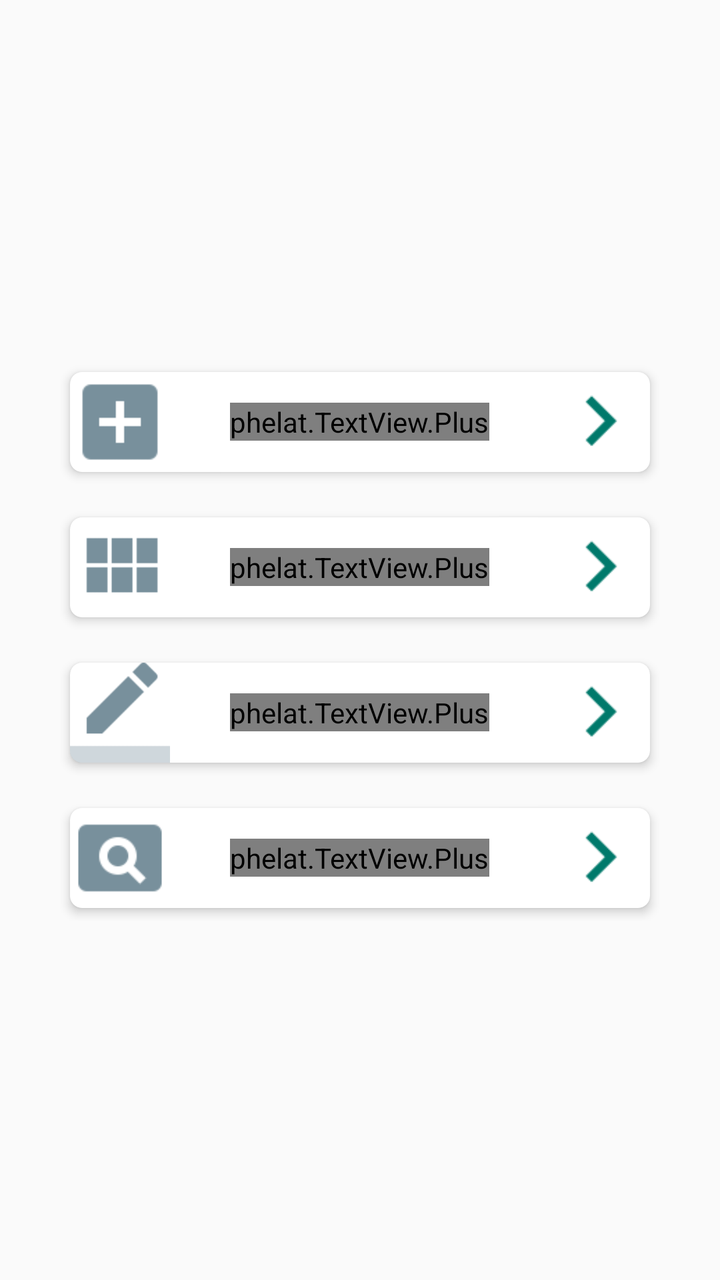
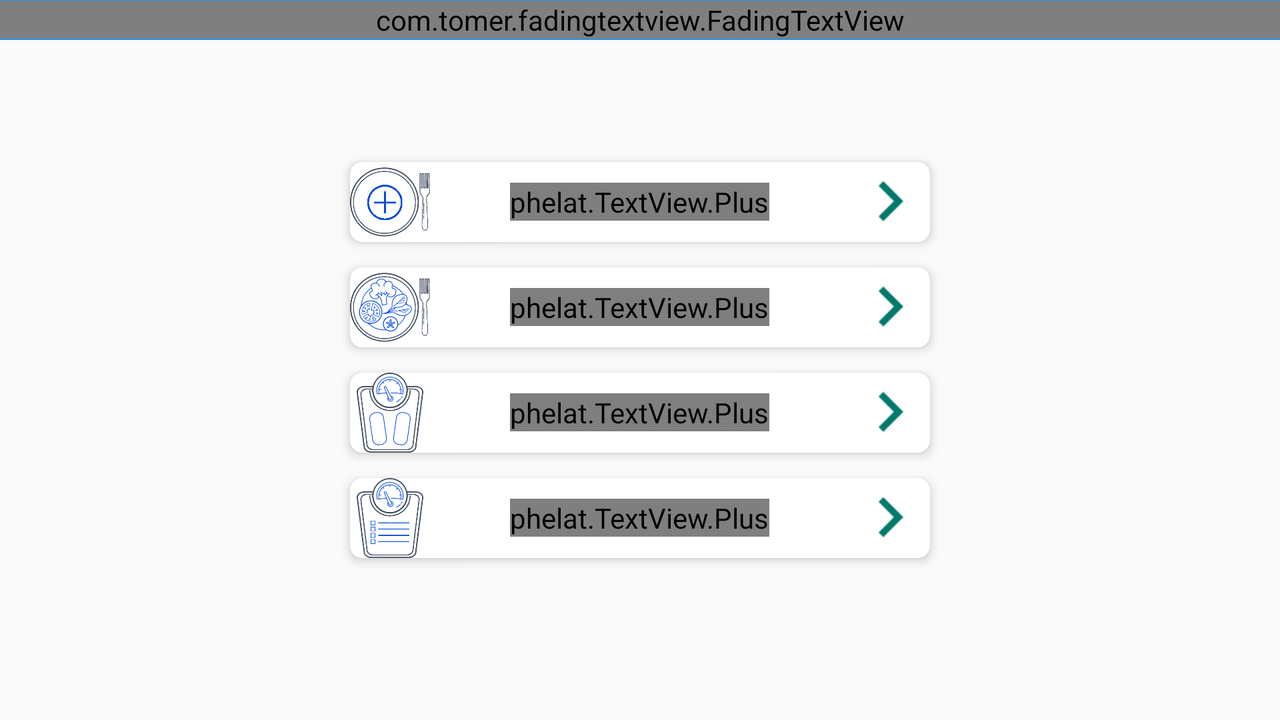

First picture: res/layout/ on a phone held upright. Second picture: the repository's own variant of that layout, on a device whose configuration matches the variant's folder. Source for both follows.
<!-- AndroidManifest.xml: application theme AppTheme -->
<!-- res/layout/fragment_main.xml -->
<RelativeLayout xmlns:android="http://schemas.android.com/apk/res/android"
    xmlns:app="http://schemas.android.com/apk/res-auto"
    xmlns:tools="http://schemas.android.com/tools"
    android:layout_width="match_parent"
    android:layout_height="match_parent"
    tools:context="com.fragments.MainFragment">

    
    <TableLayout
        android:layout_width="wrap_content"
        android:layout_height="wrap_content"
        android:layout_centerHorizontal="true"
        android:layout_centerVertical="true">

        <TableRow>

            <android.support.v7.widget.CardView
                android:id="@+id/cvFragmentMainAddNewPlan"
                android:layout_width="300dp"
                android:layout_height="wrap_content"
                app:cardCornerRadius="6dp"
                app:cardElevation="3dp"
                app:cardUseCompatPadding="true">

                <RelativeLayout
                    android:layout_width="match_parent"
                    android:layout_height="wrap_content">

                    <ImageView
                        android:layout_width="50dp"
                        android:layout_height="50dp"
                        android:src="@drawable/ic_add_box_blue_grey_400_24dp" />

                    <phelat.TextView.Plus
                        android:layout_width="wrap_content"
                        android:layout_height="wrap_content"
                        android:layout_centerHorizontal="true"
                        android:layout_centerVertical="true"
                        android:gravity="center"
                        android:text="@string/add_new_plan"
                        android:textSize="20sp"
                        app:font="streatwear.otf" />

                    <ImageView
                        android:layout_width="50dp"
                        android:layout_height="50dp"
                        android:layout_alignParentEnd="true"
                        android:src="@drawable/ic_keyboard_arrow_right_teal_24dp" />
                </RelativeLayout>


            </android.support.v7.widget.CardView>
        </TableRow>

        <TableRow android:layout_marginTop="10dp">

            <android.support.v7.widget.CardView
                android:id="@+id/cvFragmentMainMyPlans"
                android:layout_width="300dp"
                android:layout_height="wrap_content"
                app:cardCornerRadius="6dp"
                app:cardElevation="3dp"
                app:cardUseCompatPadding="true">

                <RelativeLayout
                    android:layout_width="match_parent"
                    android:layout_height="wrap_content">

                    <ImageView
                        android:layout_width="50dp"
                        android:layout_height="50dp"
                        android:src="@drawable/ic_view_module_blue_grey_400_24dp" />

                    <phelat.TextView.Plus
                        android:layout_width="wrap_content"
                        android:layout_height="wrap_content"
                        android:layout_centerHorizontal="true"
                        android:layout_centerVertical="true"
                        android:gravity="center"
                        android:text="@string/view_my_plans"
                        android:textSize="20sp"
                        app:font="streatwear.otf" />

                    <ImageView
                        android:layout_width="50dp"
                        android:layout_height="50dp"
                        android:layout_alignParentEnd="true"
                        android:src="@drawable/ic_keyboard_arrow_right_teal_24dp" />
                </RelativeLayout>


            </android.support.v7.widget.CardView>
        </TableRow>

        <TableRow android:layout_marginTop="10dp">

            <android.support.v7.widget.CardView
                android:id="@+id/cvFragmentMainUpdateMyWeight"
                android:layout_width="300dp"
                android:layout_height="wrap_content"
                app:cardCornerRadius="6dp"
                app:cardElevation="3dp"
                app:cardUseCompatPadding="true">

                <RelativeLayout
                    android:layout_width="match_parent"
                    android:layout_height="wrap_content">

                    <ImageView
                        android:layout_width="50dp"
                        android:layout_height="50dp"
                        android:src="@drawable/ic_border_color_blue_grey_400_24dp" />

                    <phelat.TextView.Plus
                        android:layout_width="wrap_content"
                        android:layout_height="wrap_content"
                        android:layout_centerHorizontal="true"
                        android:layout_centerVertical="true"
                        android:gravity="center"
                        android:text="@string/update_my_weight"
                        android:textSize="20sp"
                        app:font="streatwear.otf" />

                    <ImageView
                        android:layout_width="50dp"
                        android:layout_height="50dp"
                        android:layout_alignParentEnd="true"
                        android:src="@drawable/ic_keyboard_arrow_right_teal_24dp" />
                </RelativeLayout>


            </android.support.v7.widget.CardView>
        </TableRow>

        <TableRow android:layout_marginTop="10dp">

            <android.support.v7.widget.CardView
                android:id="@+id/cvFragmentMainMyWeightProgress"
                android:layout_width="300dp"
                android:layout_height="wrap_content"
                app:cardCornerRadius="6dp"
                app:cardElevation="3dp"
                app:cardUseCompatPadding="true">

                <RelativeLayout
                    android:layout_width="match_parent"
                    android:layout_height="wrap_content">

                    <ImageView
                        android:layout_width="50dp"
                        android:layout_height="50dp"
                        android:src="@drawable/ic_pageview_blue_grey_400_24dp" />

                    <phelat.TextView.Plus
                        android:layout_width="wrap_content"
                        android:layout_height="wrap_content"
                        android:layout_centerHorizontal="true"
                        android:layout_centerVertical="true"
                        android:gravity="center"
                        android:text="@string/my_weight_progress"
                        android:textSize="20sp"
                        app:font="streatwear.otf" />

                    <ImageView
                        android:layout_width="50dp"
                        android:layout_height="50dp"
                        android:layout_alignParentEnd="true"
                        android:src="@drawable/ic_keyboard_arrow_right_teal_24dp" />
                </RelativeLayout>


            </android.support.v7.widget.CardView>
        </TableRow>
    </TableLayout>
</RelativeLayout>
<!-- resources referenced by this layout -->
<resources>
  <!-- drawable ic_add_box_blue_grey_400_24dp: png bitmap (drawable-hdpi, 228 bytes) -->
  <!-- drawable ic_border_color_blue_grey_400_24dp: png bitmap (drawable-mdpi, 207 bytes) -->
  <!-- drawable ic_keyboard_arrow_right_teal_24dp: png bitmap (drawable-hdpi, 218 bytes) -->
  <!-- drawable ic_pageview_blue_grey_400_24dp: png bitmap (drawable-hdpi, 418 bytes) -->
  <!-- drawable ic_view_module_blue_grey_400_24dp: png bitmap (drawable-hdpi, 137 bytes) -->
  <string name="add_new_plan">Add new plan</string>
  <string name="my_weight_progress">My weight progress</string>
  <string name="update_my_weight">Update my weight</string>
  <string name="view_my_plans">View my plans</string>
  <style name="AppTheme" parent="Theme.AppCompat.Light.DarkActionBar">
          
          <item name="colorPrimary">@color/colorPrimary</item>
          <item name="colorPrimaryDark">@color/colorPrimaryDark</item>
          <item name="colorAccent">@color/colorAccent</item>
      </style>
  <color name="colorPrimary">#2196F3</color>
  <color name="colorPrimaryDark">#1976D2</color>
  <color name="colorAccent">#00BCD4</color>
</resources>
<!-- res/layout-land/fragment_main.xml (the author's variant of the layout above) -->
<!-- drawn on the phone turned sideways -->
<RelativeLayout xmlns:android="http://schemas.android.com/apk/res/android"
    xmlns:app="http://schemas.android.com/apk/res-auto"
    xmlns:tools="http://schemas.android.com/tools"
    android:layout_width="match_parent"
    android:layout_height="match_parent"
    tools:context="com.fragments.MainFragment">

    

    <RelativeLayout
        android:layout_width="wrap_content"
        android:layout_height="20dp"
        android:background="@color/colorPrimary">


        <com.tomer.fadingtextview.FadingTextView
            android:id="@+id/fadingTextView"
            android:layout_width="match_parent"
            android:layout_height="wrap_content"
            android:layout_centerHorizontal="true"
            android:layout_centerVertical="true"
            android:gravity="center"
            android:textColor="@color/white"
            app:texts="@array/welcome_words"
            app:timeout="2500" />
    </RelativeLayout>

    <TableLayout
        android:layout_width="wrap_content"
        android:layout_height="wrap_content"
        android:layout_centerHorizontal="true"
        android:layout_centerVertical="true">

        <TableRow>

            <android.support.v7.widget.CardView
                android:id="@+id/cvFragmentMainAddNewPlan"
                android:layout_width="300dp"
                android:layout_height="wrap_content"
                app:cardCornerRadius="6dp"
                app:cardElevation="3dp"
                app:cardUseCompatPadding="true">

                <RelativeLayout
                    android:layout_width="match_parent"
                    android:layout_height="wrap_content">

                    <ImageView
                        android:layout_width="40dp"
                        android:layout_height="40dp"
                        android:src="@drawable/new_plan" />

                    <phelat.TextView.Plus
                        android:layout_width="wrap_content"
                        android:layout_height="wrap_content"
                        android:layout_centerHorizontal="true"
                        android:layout_centerVertical="true"
                        android:gravity="center"
                        android:text="@string/add_new_plan"
                        android:textSize="20sp"
                        app:font="fonts/slimjim.ttf" />

                    <ImageView
                        android:layout_width="40dp"
                        android:layout_height="40dp"
                        android:layout_alignParentEnd="true"
                        android:src="@drawable/ic_keyboard_arrow_right_teal_24dp" />
                </RelativeLayout>


            </android.support.v7.widget.CardView>
        </TableRow>

        <TableRow>

            <android.support.v7.widget.CardView
                android:id="@+id/cvFragmentMainMyPlans"
                android:layout_width="300dp"
                android:layout_height="wrap_content"
                app:cardCornerRadius="6dp"
                app:cardElevation="3dp"
                app:cardUseCompatPadding="true">

                <RelativeLayout
                    android:layout_width="match_parent"
                    android:layout_height="wrap_content">

                    <ImageView
                        android:layout_width="40dp"
                        android:layout_height="40dp"
                        android:src="@drawable/my_plans" />

                    <phelat.TextView.Plus
                        android:layout_width="wrap_content"
                        android:layout_height="wrap_content"
                        android:layout_centerHorizontal="true"
                        android:layout_centerVertical="true"
                        android:gravity="center"
                        android:text="@string/view_my_plans"
                        android:textSize="20sp"
                        app:font="fonts/slimjim.ttf" />

                    <ImageView
                        android:layout_width="40dp"
                        android:layout_height="40dp"
                        android:layout_alignParentEnd="true"
                        android:src="@drawable/ic_keyboard_arrow_right_teal_24dp" />
                </RelativeLayout>


            </android.support.v7.widget.CardView>
        </TableRow>

        <TableRow>

            <android.support.v7.widget.CardView
                android:id="@+id/cvFragmentMainUpdateMyWeight"
                android:layout_width="300dp"
                android:layout_height="wrap_content"
                app:cardCornerRadius="6dp"
                app:cardElevation="3dp"
                app:cardUseCompatPadding="true">

                <RelativeLayout
                    android:layout_width="match_parent"
                    android:layout_height="wrap_content">

                    <ImageView
                        android:layout_width="40dp"
                        android:layout_height="40dp"
                        android:src="@drawable/goal_update" />

                    <phelat.TextView.Plus
                        android:layout_width="wrap_content"
                        android:layout_height="wrap_content"
                        android:layout_centerHorizontal="true"
                        android:layout_centerVertical="true"
                        android:gravity="center"
                        android:text="@string/update_my_weight"
                        android:textSize="20sp"
                        app:font="fonts/slimjim.ttf" />

                    <ImageView
                        android:layout_width="40dp"
                        android:layout_height="40dp"
                        android:layout_alignParentEnd="true"
                        android:src="@drawable/ic_keyboard_arrow_right_teal_24dp" />
                </RelativeLayout>


            </android.support.v7.widget.CardView>
        </TableRow>

        <TableRow>

            <android.support.v7.widget.CardView
                android:id="@+id/cvFragmentMainMyWeightProgress"
                android:layout_width="300dp"
                android:layout_height="wrap_content"
                app:cardCornerRadius="6dp"
                app:cardElevation="3dp"
                app:cardUseCompatPadding="true">

                <RelativeLayout
                    android:layout_width="match_parent"
                    android:layout_height="wrap_content">

                    <ImageView
                        android:layout_width="40dp"
                        android:layout_height="40dp"
                        android:src="@drawable/goal_progress" />

                    <ImageView
                        android:layout_width="40dp"
                        android:layout_height="40dp"
                        android:layout_alignParentEnd="true"
                        android:src="@drawable/ic_keyboard_arrow_right_teal_24dp" />

                    <phelat.TextView.Plus
                        android:id="@+id/plus"
                        android:layout_width="wrap_content"
                        android:layout_height="wrap_content"
                        android:layout_centerHorizontal="true"
                        android:layout_centerVertical="true"
                        android:gravity="center"
                        android:text="@string/my_weight_progress"
                        android:textSize="20sp"
                        app:font="fonts/slimjim.ttf" />
                </RelativeLayout>


            </android.support.v7.widget.CardView>
        </TableRow>
    </TableLayout>
</RelativeLayout>
<!-- resources referenced by the variant -->
<!-- as the phone turned sideways resolves them -->
<resources>
  <string-array name="welcome_words">
          <item>Welcome to Fat Lab</item>
          <item>Customize Your Nutrition Plan</item>
          <item>Lose Weight Easily</item>
          <item>Gain Muscles With Few Steps</item>
          <item>Eat Healthy, Live Healthy</item>
      </string-array>
  <color name="colorPrimary">#2196F3</color>
  <color name="white">#FFFFFF</color>
  <!-- drawable goal_progress: png bitmap (drawable, 20554 bytes) -->
  <!-- drawable goal_update: png bitmap (drawable, 13885 bytes) -->
  <!-- drawable ic_keyboard_arrow_right_teal_24dp: png bitmap (drawable-hdpi, 218 bytes) -->
  <!-- drawable my_plans: png bitmap (drawable, 30534 bytes) -->
  <!-- drawable new_plan: png bitmap (drawable, 16828 bytes) -->
  <string name="add_new_plan">Add new plan</string>
  <string name="my_weight_progress">My weight progress</string>
  <string name="update_my_weight">Update my weight</string>
  <string name="view_my_plans">View my plans</string>
  <style name="AppTheme" parent="Theme.AppCompat.Light.DarkActionBar">
          
          <item name="colorPrimary">@color/colorPrimary</item>
          <item name="colorPrimaryDark">@color/colorPrimaryDark</item>
          <item name="colorAccent">@color/colorAccent</item>
      </style>
  <color name="colorPrimaryDark">#1976D2</color>
  <color name="colorAccent">#00BCD4</color>
</resources>
